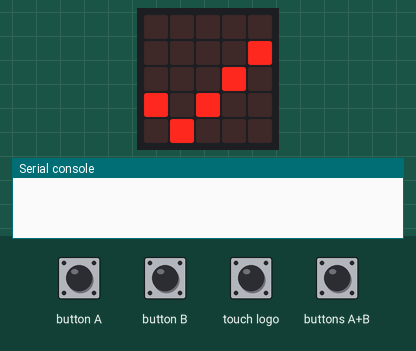
Bench run of a program on a simulated BBC micro:bit (MakeCode). On the bench: the board's 5×5 LED display, the last lines printed to the serial console. The test bench sets the inputs (shaded band). Data-log rows are listed on the console.

Above: at 1.8 s.
1.9 s: button A pressed for 0.15 s
At 3.6 s:
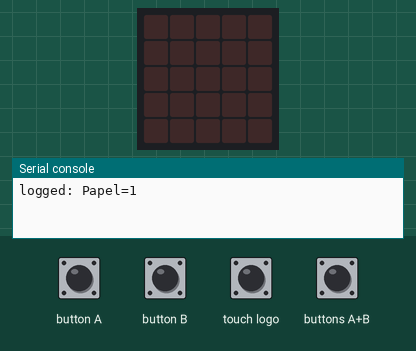
3.9 s: button B pressed for 0.15 s
At 4.25 s:
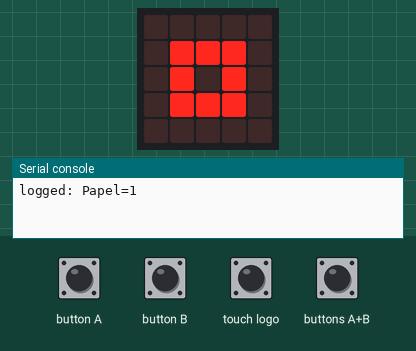
5.9 s: touch logo pressed for 0.15 s
At 6.25 s:
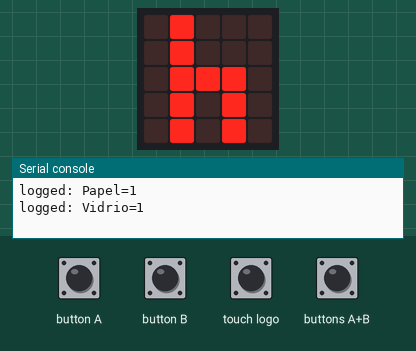
7.9 s: buttons A+B pressed for 0.15 s
At 8.5 s:
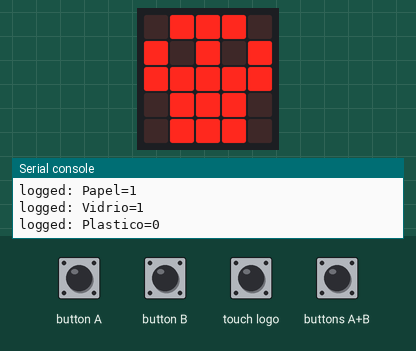
Timing chart, 0 to 10.9 s (numbered marks = the images above; inputs shaded):
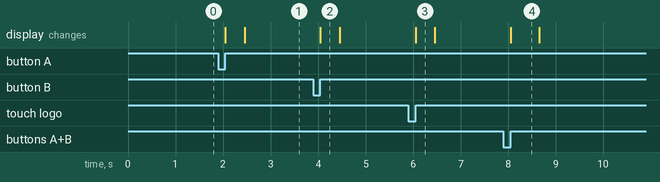

Measured:
- after the input at 1.9 s, the display: first changes after 0.15 s (image 1 shows a later state)
- after the input at 3.9 s, the display: changes after 0.15 s (image 2)
- after the input at 5.9 s, the display: changes after 0.15 s (image 3)
- after the input at 7.9 s, the display: changes after 0.15 s (image 4)
- what the display in image 2 shows lasts 0.4 s, from 4.1 s to 4.5 s
- what the display in image 4 shows lasts 0.6 s, from 8.1 s to 8.7 s

The program:

main.ts
```typescript
input.onLogoEvent(TouchButtonEvent.Pressed, function () {
    let p = 0
    basic.showLeds(`
        . # . . .
        . # . . .
        . # # # .
        . # . # .
        . # . # .
        `)
    datalogger.log(datalogger.createCV("Plastico", p))
    basic.clearScreen()
})
input.onButtonPressed(Button.A, function () {
    basic.showLeds(`
        . # # # .
        . # # # .
        . # # # .
        . # # # .
        . # # # .
        `)
    datalogger.log(datalogger.createCV("Papel", 1))
    basic.clearScreen()
})
input.onButtonPressed(Button.AB, function () {
    basic.showIcon(IconNames.Skull)
    datalogger.deleteLog()
    datalogger.setColumnTitles(
    "Papel",
    "Vidrio",
    "Plastico"
    )
    basic.showIcon(IconNames.Yes)
})
input.onButtonPressed(Button.B, function () {
    basic.showLeds(`
        . . . . .
        . # # # .
        . # . # .
        . # # # .
        . . . . .
        `)
    datalogger.log(datalogger.createCV("Vidrio", 1))
    basic.clearScreen()
})
datalogger.setColumnTitles(
"Papel",
"Vidrio",
"Plastico"
)
basic.showIcon(IconNames.Yes)
```

test.ts
```typescript
// aquí va el archivo "tests"; esto no se compilará cuando este paquete se utilice como una extensión.
```
